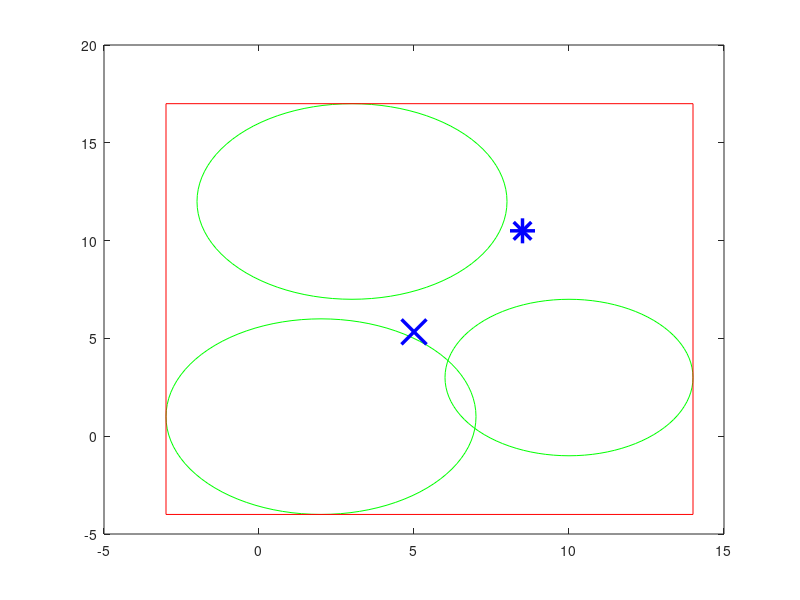

This chart was generated by the following MATLAB code:
%Problem Solved :D center of Square

CanswerA=[1 2 5;3 10 4;12 3 5];
for i=1:1:numel(CanswerA(:,1))
xunit=0;
yunit=0;
    th = 0:pi/50:2*pi;%for loop for creating circle
    CB = 1;
            xunit = (CanswerA(i,3) ) * cos(th) + CanswerA(i,2);%equation of circle :D
            yunit = (CanswerA(i,3) ) * sin(th) + CanswerA(i,1);
            ploti = plot(xunit, yunit,'g');% Ellipse
    hold on    
end
Cv_Y=(mean(CanswerA(:,1))) % Virtual Center of Y for Square 
Cv_X=(mean(CanswerA(:,2))) %Virtual Center of Y for Square 
plot(Cv_X,Cv_Y,'- xb','MarkerSize', 18,'LineWidth' , 2.5)  

% CanswerAN=CanswerA(:,1)-Cv_Y
% CanswerAN=CanswerA(:,2)-Cv_X

TempYPositive=max(CanswerA(:,1)+CanswerA(:,3)) %Y It find the max of array!!!!
TempYNegaitive=min(CanswerA(:,1)-CanswerA(:,3)) %Y 
TempXPositive=max(CanswerA(:,2)+CanswerA(:,3)) %Y 
TempXNegaitive=min(CanswerA(:,2)-CanswerA(:,3)) %Y    

Y_o=((TempYPositive-TempYNegaitive)/2)
X_o=((TempXPositive-TempXNegaitive)/2)
a=abs(TempYPositive-TempYNegaitive)/2 %height
b=abs(TempXPositive-TempXNegaitive)/2
plot(X_o,Y_o,'- *b','MarkerSize', 18,'LineWidth' , 2.5)  

plot([TempXPositive TempXPositive],[TempYNegaitive TempYPositive],'r')
plot([TempXNegaitive TempXPositive],[TempYPositive TempYPositive],'r')
plot([TempXNegaitive TempXNegaitive],[TempYNegaitive TempYPositive],'r')
plot([TempXNegaitive TempXPositive],[TempYNegaitive TempYNegaitive],'r')
